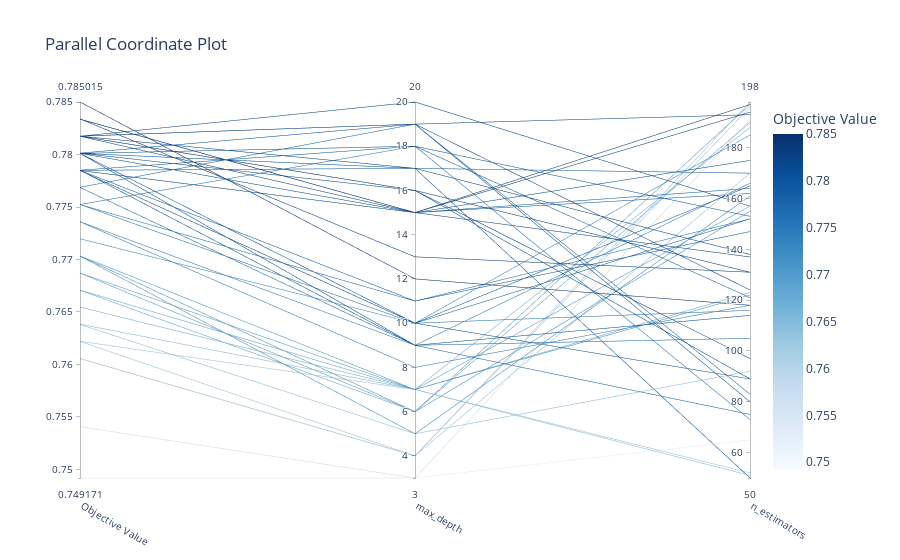

Here is the notebook cell this chart was saved with:
### Code cell
# 2. Parallel Coordinates Plot
plot_parallel_coordinate(study).show()
